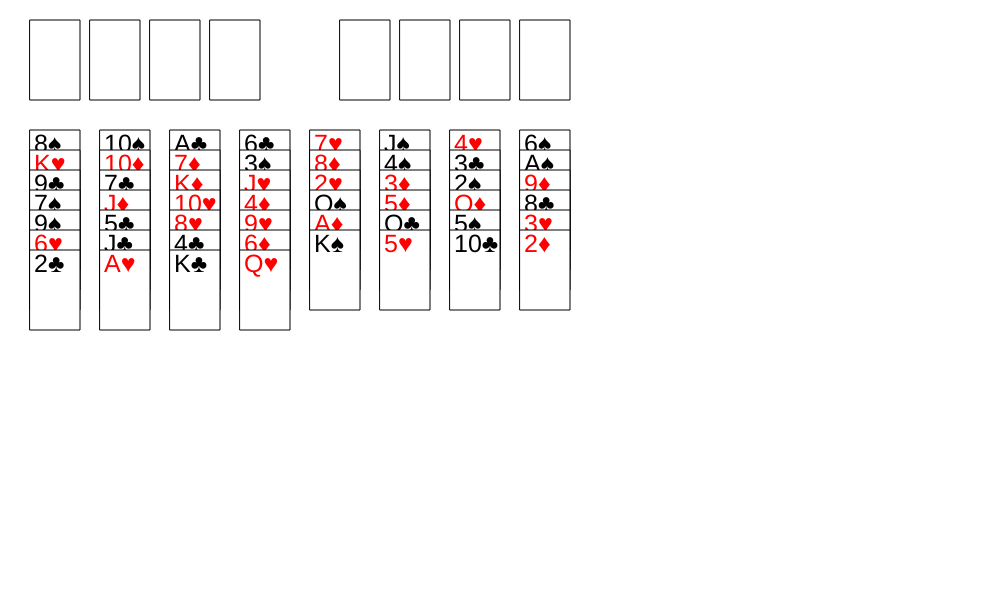
Frame 1 (no input)
Frame 60 (no input): identical to frame 1, image omitted
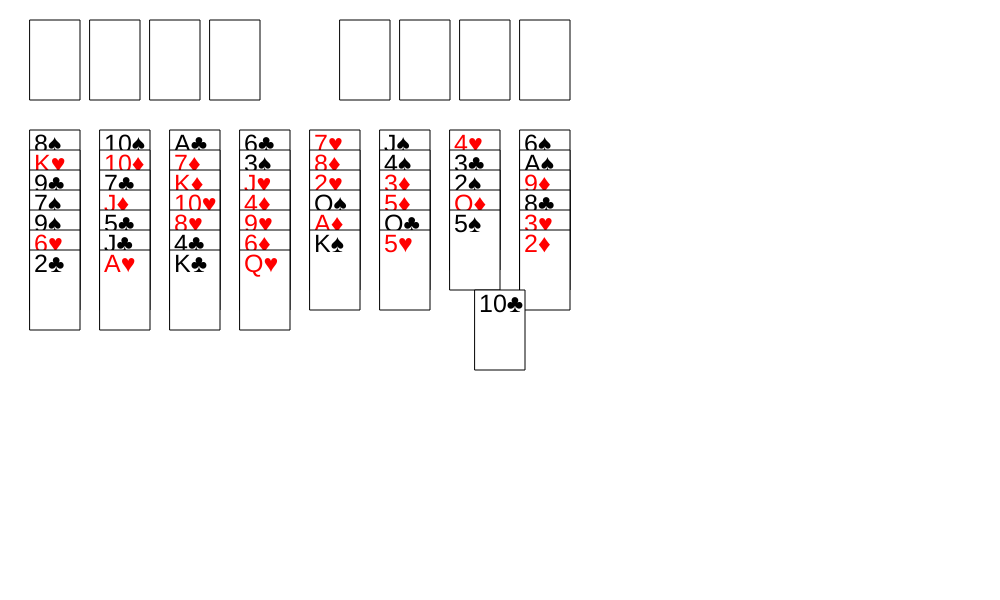
Frame 120 (the mouse pressed at the canvas centre since frame 60)

The p5.js sketch that drew these frames (run headless with seeded random() and noise() and a simulated clock; from frame 60 on, the mouse is pressed at the canvas centre):

// p5.js sketch
// ── sketch.js
window.addEventListener("contextmenu", function(e) { e.preventDefault(); });
function disableselect(e) {return false;}
document.onselectstart = function () {return false;}
document.onmousedown = disableselect;

var board;
var deck;

var finalPiles;
var freePiles;

var movedPile;
var sourcePile;
var destPile;

var gameover;
var valid;
var clicked;

var gravity = 2;
var finalCounter = 0;

var finalPosX;
var finalPosY;
var finalSpeedX;
var finalSpeedY;
var finalDirX;
var finalDirY;


function setup()
{
	createCanvas(1000,600);
	board = [];
	freePiles = [];
	finalPiles = [];
	deck = new Deck();
	deck.shuffle();
	
	for(var i=0;i<4;++i)
	{
		finalPiles.push(new Pile());
		freePiles.push(new Pile());
	}
		
	for(var i=0;i<8;++i)
	{
		board.push(new Pile());
	}
	stockPile = new Pile();
	playedPile = new Pile();
	for(var i=0;deck.areCardsLeft();++i)
	{
		board[i%8].placeOnTop(deck.getNextCard());
		board[i%8].showTop();
	}
	movedPile = undefined;
    destPile = undefined;
	sourcePile = undefined;
	
	gameover = false;
	valid = false;
	clicked = false;	
	
	finalCounter = 0;
	
	finalPosX = 340;
	finalPosY = 20;
	finalSpeedX = random(2,20);
	finalSpeedY = random(3,10);
	finalDirX = 1;
	finalDirY = 1;
}

function pilesFall()
{
	finalSpeedY += gravity;
	finalPosY += finalSpeedY;
	finalPosX += finalSpeedX * finalDirX;
	
	if(finalPosY >= height-80)
	{
		finalSpeedY *= -1;
	}
	finalPiles[floor(finalCounter/13)].cards[12-finalCounter%13].show(finalPosX, finalPosY);
	if(finalPosX<-70 || finalPosX>width)
	{
		finalPosX = 340+(finalCounter/14)*60;
		finalPosY = 20;
		finalSpeedX = random(2,20);
		finalSpeedY = random(3,10);
		finalDirY = 1;
		finalDirX = (Math.random() <0.5) ? -1 : 1;
		++finalCounter;
	}	
	
	if(finalCounter==52)
	{
		setup();
	}	
}


function draw()
{
	if(gameover)
	{
		pilesFall();
	}
	else
	{
		clear();
	
		for(var i=0;i<board.length;++i)
		{
			board[i].show(70*i+30,130,20);
		}
		
		for(var i=0;i<freePiles.length;++i)
		{
			freePiles[i].show(60*i+30,20,0);
		}
		
		for(var i=0;i<finalPiles.length;++i)
		{
			finalPiles[i].show(60*i+340,20,0);
		}
		
		if(mouseIsPressed)
		{
			if(!clicked)
			{
				valid = true;
				var x = mouseX;
				var y = mouseY;
				
				sourcePile = getPileByCoords(x,y);
				if(!sourcePile)
				{
					clicked = true;
					return;
				}
				
				
				if(mouseButton == RIGHT)
				{
					clicked = true;
					var currentCard = sourcePile.getTop();
					if(currentCard)
					{
						for(var i=0;i<finalPiles.length;++i)
						{
							if(finalPiles[i].empty() && currentCard.value=='A')
							{
								sourcePile.removeTop();
								finalPiles[i].placeOnTop(currentCard);
								break;
							}
							else if(!finalPiles[i].empty() && finalPiles[i].getTop().color == currentCard.color && finalPiles[i].getTop().lessThan(currentCard))
							{
								sourcePile.removeTop();
								finalPiles[i].placeOnTop(currentCard);
								break;
							}
						}
					}
				}
				if(mouseButton == CENTER)
				{
					clicked = true;				
					var changed = false;
					do
					{
						changed = false;
							for(var i=0;i<board.length;++i)
							{
								var currentCard = board[i].getTop();
								if(currentCard)
								{
									for(var j=0;j<finalPiles.length;++j)
									{
										if((finalPiles[j].empty() && currentCard.value=='A') || 
											(!finalPiles[j].empty() && finalPiles[j].getTop().color == currentCard.color && finalPiles[j].getTop().lessThan(currentCard)))
										{
											board[i].removeTop();
											finalPiles[j].placeOnTop(currentCard);
											changed = true;
											break;
										}
									}
								}
							}
							
							for(var i=0;i<freePiles.length;++i)
							{
								var currentCard = freePiles[i].getTop();
								if(currentCard)
								{
									for(var j=0;j<finalPiles.length;++j)
									{
										if((finalPiles[j].empty() && currentCard.value=='A') || 
												(!finalPiles[j].empty() && finalPiles[j].getTop().color == currentCard.color && finalPiles[j].getTop().lessThan(currentCard)))
										{
											freePiles[i].removeTop();
											finalPiles[j].placeOnTop(currentCard);
											changed = true;
											break;
										}
									}
								}
							}
					}
					while(changed);				
				}
				if(mouseButton == LEFT)
				{
					if(y<100 && x<280)
					{
						movedPile = new Pile();
						movedPile.placeOnTop(sourcePile.getTop());
						sourcePile.removeTop();

					}
					//pile from board, don't let them fuck up the final piles
					else if(y>100)
					{
						if(sourcePile.empty())
						{
							clicked = true;
							return;
						}
						//revealing of the top card
						if(sourcePile.getTop().hidden)
						{
							sourcePile.showTop();
						}
						else
						{
							//(y-130)/20
							var cardNum = max(sourcePile.cards.length - floor(y/20-6.5),1);
							cardNum = min(sourcePile.cards.length,cardNum);
							movedPile = new Pile(sourcePile.getSubPile(cardNum));
						}
					}
					clicked = true;
				}
			}
			//mouse held down
			else
			{
				if(movedPile && !movedPile.empty())
				movedPile.show(mouseX-25, mouseY-10,20);
			}
		}
	}
}


function getPileByCoords(x,y)
{
	//boardpiles
	if(y>100)
	{
		if(x<90)
		{
			return board[0];
		}
		if(x<160)
		{
			return board[1];
		}
		if(x<230)
		{
			return board[2];
		}
		if(x<300)
		{
			return board[3];
		}
		if(x<370)
		{
			return board[4];
		}
		if(x<440)
		{
			return board[5];
		}
		if(x<510)
		{
			return board[6];
		}
		if(x<600)
		{
			return board[7];
		}
	}
	
	//upper piles
	else
	{
		if(x<90)
		{
			return freePiles[0];
		}
		if(x<150)
		{
			return freePiles[1];
		}
		if(x<210)
		{
			return freePiles[2];
		}
		if(x<270)
		{
			return freePiles[3];
		}
		
		
		if(x>300 && x<390)
		{
			return finalPiles[0];
		}
		if(x>=390 && x<450)
		{
			return finalPiles[1];
		}
		if(x>=450 && x<510)
		{
			return finalPiles[2];
		}
		if(x>=510 && x<600)
		{
			return finalPiles[3];
		}
		//570 is the right edge of the last pile
	}
	
	return undefined;
}

function mouseClicked()
{
	if(gameover)
	{
		setup();
	}
}

function getFreeSpaces()
{
	var s = 0;
	for(var i=0;i<board.length;++i)
	{
		if(board[i].cards.length==0) ++s;
	}
	
	for(var i=0;i<freePiles.length;++i)
	{
		if(freePiles[i].cards.length==0) ++s;
	}
	return s;
}

function mouseReleased()
{
	if(valid)
	{		
		var success = false;
		var x = mouseX;
		var y = mouseY;
		destPile = getPileByCoords(x,y);
		if(destPile && movedPile)
		{
			//free spaces
			if(y<100 && x<280)
			{
				if(movedPile.cards.length==1)
				{
					if(destPile.empty())
					{
						success = true;
						destPile.placePile(movedPile.cards);
					}
				}
				else
				{
					success = false;
				}
			}
			
			//final piles
			else if(y<100 && x>=280)
			{
				if(movedPile.cards.length==1)
				{
					if(destPile.empty() && movedPile.getTop().value=='A')
					{
						success = true;
						destPile.placePile(movedPile.cards);
					}
					else if(!destPile.empty() && destPile.getTop().color == movedPile.getTop().color && destPile.getTop().lessThan(movedPile.getTop()))
					{
						success = true;
						destPile.placePile(movedPile.cards);
					}

				}
				else
				{
					success = false;
				}
			}
			else if(destPile.canPlacePile(movedPile) && (!destPile.empty() && movedPile.cards.length<=getFreeSpaces()+1) || 
															(destPile.empty() && movedPile.cards.length<=getFreeSpaces()))
			{
				success = true;
				destPile.placePile(movedPile.cards);
			}
			else
			{
				success = false;
			}
		}
		
		
		if(movedPile && !success)
		{
			sourcePile.placePile(movedPile.cards);
		}
		
		sourcePile = undefined;
		movedPile = undefined;
		clicked = false;
		valid = false;
	}
	var s = 0;
	for(var i=0;i<finalPiles.length;++i)
	{
		s += finalPiles[i].cards.length;
	}
	if(s==52)
	{
		alert('Game won!');
		gameover = true;
	}
}
// ── card.js
var cardValues = ['A','2','3','4','5','6','7','8','9','10','J','Q','K'];

function getSymbolByColor(c)
{
	switch(c)
	{
		case 'S' : return '\u2660';
		case 'C' : return '\u2663';
		case 'H' : return '\u2665';
		case 'D' : return '\u2666';
	}
}


function Card(color, value)
{
	this.color = color;	
	this.value = value;
	this.hidden = true;	
	
	this.reveal = function()
	{
		this.hidden = false;
	}
	
	this.hide = function()
	{
		this.hidden = true;
	}
	
	this.getColor = function()
	{
		if(this.color=='S' || this.color=='C')
		{
			return 'black';
		}
		return 'red';
	}
	
	this.greaterThan = function(other)
	{
		return cardValues.indexOf(this.value)-cardValues.indexOf(other.value)==1;
	}
	
	this.lessThan = function(other)
	{
		return cardValues.indexOf(other.value)-cardValues.indexOf(this.value)==1;
	}
	
	this.show = function(x,y)
	{
		if(this.hidden)
		{
			fill(150,150,150);
		}
		else
		{
			fill(255);
		}
		rect(x,y,50,80);
		
		if(!this.hidden)
		{
			
			if(this.color=='S' || this.color=='C')
			{
				fill(0,0,0);
			}
			else
			{
				fill(255,0,0);
			}
			textSize(25);
			text(this.value + getSymbolByColor(this.color),x+4,y+22);
		}
	}	
}
// ── deck.js
function Deck()
{
	this.cards = [];
	this.givencount = 0;
	
	for(var i=0;i<cardValues.length;++i)
	{
		this.cards.push(new Card('S',cardValues[i]));
		this.cards.push(new Card('C',cardValues[i]));
		this.cards.push(new Card('H',cardValues[i]));
		this.cards.push(new Card('D',cardValues[i]));
	}
	this.areCardsLeft = function()
	{
		return this.givencount<52;
	}
	this.getNextCard = function()
	{
		return this.cards[this.givencount++];
	}
	
	this.shuffle = function()
	{
		var j, x, i;
		for (i = this.cards.length; i; i--)
		{
			j = Math.floor(Math.random() * i);
			x = this.cards[i - 1];
			this.cards[i - 1] = this.cards[j];
			this.cards[j] = x;
		}
	}	
}
// ── pile.js
function Pile(cards)
{
	this.cards = cards || [];
	
	this.empty = function()
	{
		return this.cards.length == 0;
	}
	this.clear = function()
	{
		this.cards = [];
	}
	
	this.showTop = function()
	{
		if(this.cards.length>0)
		{
			this.cards[this.cards.length-1].reveal();
		}
	}
	
	this.getTop = function()
	{
		if(this.cards.length>0)
		{
			return this.cards[this.cards.length-1];
		}
		return undefined;
	}
	
	this.getBottom = function()
	{
		if(this.cards.length>0)
		{
			return this.cards[0];
		}
		return undefined;
	}
	
	this.placeOnTop = function(card)
	{
		this.cards.push(card);
	}
	
	this.removeTop = function()
	{
		if(this.cards.length>0)
		{
			this.cards.pop();
		}
	}	
	this.placePile = function(pile)
	{
		this.cards = this.cards.concat(pile);
	}
	
	this.removeBottom = function()
	{
		if(this.cards.length>0)
		{
			this.cards.shift();
		}
	}
	
	this.visibleCards = function()
	{
		var s = 0;
		for(var i = this.cards.length-1;i>=0;--i)
		{
			if(!this.cards[i].hidden) ++s;
		}
		return s;
	}
	this.availableCards = function()
	{
		if(this.empty()) return 0;
		var s = 1;
		for(var i = this.cards.length-1;i>0;--i)
		{
			if(this.cards[i].lessThan(this.cards[i-1]) && this.cards[i-1].getColor()!=this.cards[i].getColor()) ++s;
			else break;
		}
		return s;
	}
	
	this.getSubPile = function(count)
	{
		var subpile = [];
		var j = min(count,this.availableCards());
		for(var i=0;i<j;++i)
		{
			subpile.push(this.cards.pop());
		}
		return subpile.reverse();
	}
	this.setAllHidden = function()
	{	
		for(var i=0;i<this.cards.length;++i)
		{
			this.cards[i].hide();
		}
	}
	
	this.canPlacePile = function(pile)
	{	
		if(this.empty() || !this.empty() && this.getTop().getColor() != pile.getBottom().getColor() && this.getTop().greaterThan(pile.getBottom()))
		{
			return true;
		}	
		return false;			
	}	
	
	this.show = function(x,y,z)
	{
		
		if(this.cards.length==0)
		{
			fill(255);
			rect(x,y,50,80);
		}
		else
		{			
			for(var i=0;i<this.cards.length;++i)
			{
				this.cards[i].show(x,y+i*z);
			}
		}
	}
}
